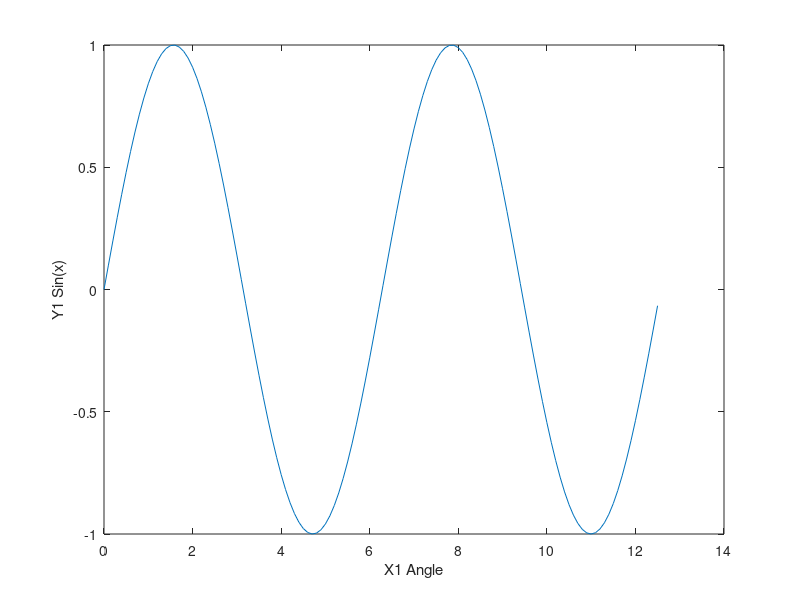

Write the MATLAB code that produced this figure. (Note: this script raises an error after producing the figure.)
% Luke Plausin 2015
%
% This is an example to show you how to use the axisxx and axisyy classes
%
% Example: Multiple axis
% Create the figure, and some test functions...
figure(3); clf;
title('Test 3');
x = 0:.1:4*pi;
plot(x, sin(x));
xlabel('X1 Angle');
ylabel('Y1 Sin(x)');

radii = mod(1:11,2) + 1;
angles = linspace(0,2*pi,11) + pi/2;
star_xpts = real(radii.*exp(i*angles));
star_ypts = imag(radii.*exp(i*angles));

angles = linspace(0,2*pi,150);
circ_xpts = real(exp(i*angles));
circ_ypts = imag(exp(i*angles));

h_ax = gca;
% To plot something on a second Y axis, use the function axisyy. It takes 
% any arguments that plot(...) does, and will return a handle to the 
% additional axis object which is created.

Y2 = axisyy(x, 3*cos(x), 'r-');

% To change properties of the additional axis, you can set properties of
% the axis object. The lineseries and axis object can be manipulated
% through the h_axis and h_axis_line properties. Whenever you change YData,
% limits or anything else the axis will be reset for you.

% Example - change ydata of new line object
set(Y2.h_axis, 'YLim', [-4 4]);
set(Y2.h_axis_line, 'YData', 3*cos(x) + 1);

% A shortcut to YLabel are provided directly through the addaxis object
Y2.YLabel = 'Y2 (Multiple Lines)';

% You can draw multiple objects on the same additional axis by calling the
% plot method on the returned object.
Y2.plot(x, -(3*cos(x)+1), 'r-');

% You can also add plots which share the Y axis with the main plot. XLim
% and XLabel can be input as arguments to the addaxis function
X2 = axisxx(circ_xpts, circ_ypts, 'm-', 'XLim', [-1 1], 'XLabel', 'X2 (Circle)');

% You can have as many axes as you want in your plot. You can also use any
% function you want to plot. Here we will create a third Y axis containing
% a patch object
X3 = axisxx('PlotFcn', @patch, star_xpts/2, star_ypts/2, 'k-', 'FaceColor', 'y', 'LineWidth', 3, ...
    'FaceAlpha', 0.3, 'XLim', [-1 1], 'XLabel', 'X3 (Patch Star)');
set(X3.h_axis, 'xcolor', [0 0 1]);

% The resize configuration also supports colorbars. You may need to force a
% resize for it to display nicely
h_cb = colorbar;
ylabel(h_cb, 'Colorbar compatible!');
addaxis.resizeParentAxis(h_ax);

% If you want to remove one of your axis, just delete the object.
%delete(Y2);

% This package is compatiable with the Zoom, Pan and datatip utilities.
% Have a go!

%% To come in the next update.
% Subplots
% Logarithmic axis
% XY axis (lineseries with both axis different
% 3D plots

